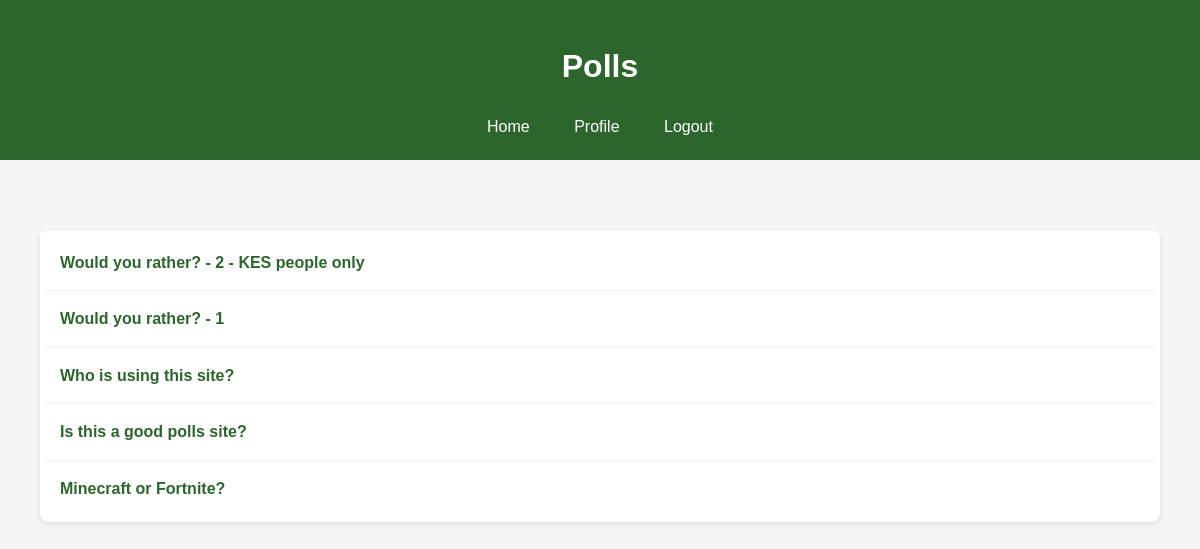
The page /polls/ (signed in) on the database its author committed.
### polls/models.py (models this page shows, shortened)
class Question(models.Model):
    question_text = models.CharField(max_length=200)
    pub_date = models.DateTimeField("Date published")

### polls/views.py (the view)
# urls.py: path("", views.IndexView.as_view(), name="index"),
@method_decorator(login_required, name='dispatch')
class IndexView(generic.ListView):
    template_name = "polls/index.html"
    context_object_name = "latest_question_list"
    def get_queryset(self):
        return Question.objects.order_by("-pub_date")[:5]

### polls/templates/polls/index.html (shortened to what this page needs)
<!DOCTYPE html>
{% extends "base.html" %}
{% block header %}Polls{% endblock %}
{% block content %}
    <div class="container">
        <div class="poll-list">
{% if latest_question_list %}
    {% for question in latest_question_list %}
                    <div class="poll-item">
                        <a href="{% url 'polls:detail' question.id %}">{{ question.question_text }}</a>
                    </div>
    {% endfor %}
{% else %}
    <p>No polls are available.</p>
{% endif %}
        </div>
{% endblock %}

### templates/base.html (style rules this page uses)
body { font-family: Arial, sans-serif; line-height: 1.6; margin: 0; padding: 0; background-color: #f5f5f5; }
.container { max-width: 1200px; margin: 0 auto; padding: 20px; }
.poll-list { background: white; border-radius: 8px; padding: 5px; box-shadow: 0 2px 5px rgba(0,0,0,0.1); }
.poll-item { padding: 15px; border-bottom: 1px solid #eee; transition: background-color 0.3s ease; }
.poll-item:last-child { border-bottom: none; }
.poll-item a { color: #2d662d; text-decoration: none; font-weight: bold; }

### rows shown on the page
Question: question_text "Would you rather? - 2 - KES people only"
Question: question_text "Would you rather? - 1"
Question: question_text "Who is using this site?"
Question: question_text "Is this a good polls site?"
Question: question_text "Minecraft or Fortnite?"
